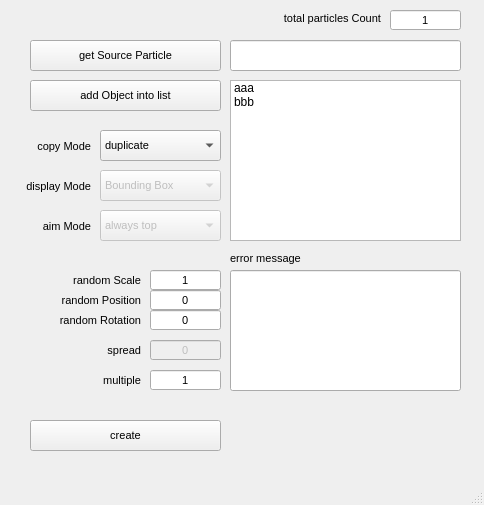
<?xml version="1.0" encoding="UTF-8"?>
<ui version="4.0">
 <class>MainWindow</class>
 <widget class="QMainWindow" name="MainWindow">
  <property name="geometry">
   <rect>
    <x>0</x>
    <y>0</y>
    <width>484</width>
    <height>505</height>
   </rect>
  </property>
  <property name="windowTitle">
   <string>MainWindow</string>
  </property>
  <widget class="QWidget" name="centralwidget">
   <widget class="QLineEdit" name="lineEdit_sourceParticle">
    <property name="geometry">
     <rect>
      <x>230</x>
      <y>40</y>
      <width>231</width>
      <height>31</height>
     </rect>
    </property>
   </widget>
   <widget class="QPushButton" name="pushButton_addObbject">
    <property name="geometry">
     <rect>
      <x>30</x>
      <y>80</y>
      <width>191</width>
      <height>31</height>
     </rect>
    </property>
    <property name="font">
     <font>
      <family>Arial</family>
      <pointsize>8</pointsize>
     </font>
    </property>
    <property name="text">
     <string>add Object into list</string>
    </property>
   </widget>
   <widget class="QListWidget" name="listWidget_objList">
    <property name="geometry">
     <rect>
      <x>230</x>
      <y>80</y>
      <width>231</width>
      <height>161</height>
     </rect>
    </property>
    <item>
     <property name="text">
      <string>aaa</string>
     </property>
    </item>
    <item>
     <property name="text">
      <string>bbb</string>
     </property>
    </item>
   </widget>
   <widget class="QPushButton" name="pushButton_getParticle">
    <property name="geometry">
     <rect>
      <x>30</x>
      <y>40</y>
      <width>191</width>
      <height>31</height>
     </rect>
    </property>
    <property name="font">
     <font>
      <family>Arial</family>
      <pointsize>8</pointsize>
     </font>
    </property>
    <property name="text">
     <string>get Source Particle</string>
    </property>
   </widget>
   <widget class="QLabel" name="label">
    <property name="geometry">
     <rect>
      <x>0</x>
      <y>272</y>
      <width>141</width>
      <height>16</height>
     </rect>
    </property>
    <property name="font">
     <font>
      <family>Arial</family>
      <pointsize>8</pointsize>
     </font>
    </property>
    <property name="text">
     <string>random Scale</string>
    </property>
    <property name="alignment">
     <set>Qt::AlignRight|Qt::AlignTrailing|Qt::AlignVCenter</set>
    </property>
   </widget>
   <widget class="QLineEdit" name="lineEdit_randomScale">
    <property name="geometry">
     <rect>
      <x>150</x>
      <y>270</y>
      <width>71</width>
      <height>20</height>
     </rect>
    </property>
    <property name="font">
     <font>
      <family>Arial</family>
      <pointsize>8</pointsize>
     </font>
    </property>
    <property name="text">
     <string>1</string>
    </property>
    <property name="alignment">
     <set>Qt::AlignCenter</set>
    </property>
   </widget>
   <widget class="QLineEdit" name="lineEdit_randomPosition">
    <property name="geometry">
     <rect>
      <x>150</x>
      <y>290</y>
      <width>71</width>
      <height>20</height>
     </rect>
    </property>
    <property name="font">
     <font>
      <family>Arial</family>
      <pointsize>8</pointsize>
     </font>
    </property>
    <property name="text">
     <string>0</string>
    </property>
    <property name="alignment">
     <set>Qt::AlignCenter</set>
    </property>
   </widget>
   <widget class="QLabel" name="label_2">
    <property name="geometry">
     <rect>
      <x>0</x>
      <y>292</y>
      <width>141</width>
      <height>16</height>
     </rect>
    </property>
    <property name="font">
     <font>
      <family>Arial</family>
      <pointsize>8</pointsize>
     </font>
    </property>
    <property name="text">
     <string>random Position</string>
    </property>
    <property name="alignment">
     <set>Qt::AlignRight|Qt::AlignTrailing|Qt::AlignVCenter</set>
    </property>
   </widget>
   <widget class="QLineEdit" name="lineEdit_Rotation">
    <property name="geometry">
     <rect>
      <x>150</x>
      <y>310</y>
      <width>71</width>
      <height>20</height>
     </rect>
    </property>
    <property name="font">
     <font>
      <family>Arial</family>
      <pointsize>8</pointsize>
     </font>
    </property>
    <property name="text">
     <string>0</string>
    </property>
    <property name="alignment">
     <set>Qt::AlignCenter</set>
    </property>
   </widget>
   <widget class="QLabel" name="label_3">
    <property name="geometry">
     <rect>
      <x>0</x>
      <y>312</y>
      <width>141</width>
      <height>16</height>
     </rect>
    </property>
    <property name="font">
     <font>
      <family>Arial</family>
      <pointsize>8</pointsize>
     </font>
    </property>
    <property name="text">
     <string>random Rotation</string>
    </property>
    <property name="alignment">
     <set>Qt::AlignRight|Qt::AlignTrailing|Qt::AlignVCenter</set>
    </property>
   </widget>
   <widget class="QLabel" name="label_4">
    <property name="geometry">
     <rect>
      <x>250</x>
      <y>10</y>
      <width>131</width>
      <height>16</height>
     </rect>
    </property>
    <property name="font">
     <font>
      <family>Arial</family>
      <pointsize>8</pointsize>
     </font>
    </property>
    <property name="text">
     <string>total particles Count</string>
    </property>
    <property name="alignment">
     <set>Qt::AlignRight|Qt::AlignTrailing|Qt::AlignVCenter</set>
    </property>
   </widget>
   <widget class="QLineEdit" name="lineEdit_particleCount">
    <property name="geometry">
     <rect>
      <x>390</x>
      <y>10</y>
      <width>71</width>
      <height>20</height>
     </rect>
    </property>
    <property name="font">
     <font>
      <family>Arial</family>
      <pointsize>8</pointsize>
     </font>
    </property>
    <property name="text">
     <string>1</string>
    </property>
    <property name="alignment">
     <set>Qt::AlignCenter</set>
    </property>
    <property name="readOnly">
     <bool>true</bool>
    </property>
   </widget>
   <widget class="QComboBox" name="comboBox_copyMode">
    <property name="geometry">
     <rect>
      <x>100</x>
      <y>130</y>
      <width>121</width>
      <height>31</height>
     </rect>
    </property>
    <property name="font">
     <font>
      <family>Arial</family>
      <pointsize>8</pointsize>
     </font>
    </property>
    <item>
     <property name="text">
      <string>duplicate</string>
     </property>
    </item>
    <item>
     <property name="text">
      <string>instance</string>
     </property>
    </item>
   </widget>
   <widget class="QLabel" name="label_copyMode">
    <property name="geometry">
     <rect>
      <x>-50</x>
      <y>138</y>
      <width>141</width>
      <height>16</height>
     </rect>
    </property>
    <property name="font">
     <font>
      <family>Arial</family>
      <pointsize>8</pointsize>
     </font>
    </property>
    <property name="text">
     <string>copy Mode</string>
    </property>
    <property name="alignment">
     <set>Qt::AlignRight|Qt::AlignTrailing|Qt::AlignVCenter</set>
    </property>
   </widget>
   <widget class="QComboBox" name="comboBox_displayMode">
    <property name="enabled">
     <bool>false</bool>
    </property>
    <property name="geometry">
     <rect>
      <x>100</x>
      <y>170</y>
      <width>121</width>
      <height>31</height>
     </rect>
    </property>
    <property name="font">
     <font>
      <family>Arial</family>
      <pointsize>8</pointsize>
     </font>
    </property>
    <item>
     <property name="text">
      <string>Bounding Box</string>
     </property>
    </item>
    <item>
     <property name="text">
      <string>shaded</string>
     </property>
    </item>
   </widget>
   <widget class="QLabel" name="label_copyMode_2">
    <property name="geometry">
     <rect>
      <x>-50</x>
      <y>178</y>
      <width>141</width>
      <height>16</height>
     </rect>
    </property>
    <property name="font">
     <font>
      <family>Arial</family>
      <pointsize>8</pointsize>
     </font>
    </property>
    <property name="text">
     <string>display Mode</string>
    </property>
    <property name="alignment">
     <set>Qt::AlignRight|Qt::AlignTrailing|Qt::AlignVCenter</set>
    </property>
   </widget>
   <widget class="QPushButton" name="pushButton_create">
    <property name="geometry">
     <rect>
      <x>30</x>
      <y>420</y>
      <width>191</width>
      <height>31</height>
     </rect>
    </property>
    <property name="font">
     <font>
      <family>Arial</family>
      <pointsize>8</pointsize>
     </font>
    </property>
    <property name="text">
     <string>create</string>
    </property>
   </widget>
   <widget class="QLabel" name="label_copyMode_3">
    <property name="geometry">
     <rect>
      <x>-50</x>
      <y>218</y>
      <width>141</width>
      <height>16</height>
     </rect>
    </property>
    <property name="font">
     <font>
      <family>Arial</family>
      <pointsize>8</pointsize>
     </font>
    </property>
    <property name="text">
     <string>aim Mode</string>
    </property>
    <property name="alignment">
     <set>Qt::AlignRight|Qt::AlignTrailing|Qt::AlignVCenter</set>
    </property>
   </widget>
   <widget class="QComboBox" name="comboBox_aimMode">
    <property name="enabled">
     <bool>false</bool>
    </property>
    <property name="geometry">
     <rect>
      <x>100</x>
      <y>210</y>
      <width>121</width>
      <height>31</height>
     </rect>
    </property>
    <property name="font">
     <font>
      <family>Arial</family>
      <pointsize>8</pointsize>
     </font>
    </property>
    <item>
     <property name="text">
      <string>always top</string>
     </property>
    </item>
    <item>
     <property name="text">
      <string>normal</string>
     </property>
    </item>
   </widget>
   <widget class="QLineEdit" name="lineEdit_errorMessage">
    <property name="geometry">
     <rect>
      <x>230</x>
      <y>270</y>
      <width>231</width>
      <height>121</height>
     </rect>
    </property>
    <property name="font">
     <font>
      <family>Arial</family>
      <pointsize>8</pointsize>
     </font>
    </property>
    <property name="alignment">
     <set>Qt::AlignLeading|Qt::AlignLeft|Qt::AlignTop</set>
    </property>
   </widget>
   <widget class="QLabel" name="label_5">
    <property name="geometry">
     <rect>
      <x>230</x>
      <y>250</y>
      <width>141</width>
      <height>16</height>
     </rect>
    </property>
    <property name="font">
     <font>
      <family>Arial</family>
      <pointsize>8</pointsize>
     </font>
    </property>
    <property name="text">
     <string>error message</string>
    </property>
    <property name="alignment">
     <set>Qt::AlignLeading|Qt::AlignLeft|Qt::AlignVCenter</set>
    </property>
   </widget>
   <widget class="QLabel" name="label_spread">
    <property name="geometry">
     <rect>
      <x>0</x>
      <y>342</y>
      <width>141</width>
      <height>16</height>
     </rect>
    </property>
    <property name="font">
     <font>
      <family>Arial</family>
      <pointsize>8</pointsize>
     </font>
    </property>
    <property name="text">
     <string>spread</string>
    </property>
    <property name="alignment">
     <set>Qt::AlignRight|Qt::AlignTrailing|Qt::AlignVCenter</set>
    </property>
   </widget>
   <widget class="QLineEdit" name="lineEdit_spread">
    <property name="enabled">
     <bool>false</bool>
    </property>
    <property name="geometry">
     <rect>
      <x>150</x>
      <y>340</y>
      <width>71</width>
      <height>20</height>
     </rect>
    </property>
    <property name="font">
     <font>
      <family>Arial</family>
      <pointsize>8</pointsize>
     </font>
    </property>
    <property name="text">
     <string>0</string>
    </property>
    <property name="alignment">
     <set>Qt::AlignCenter</set>
    </property>
   </widget>
   <widget class="QLabel" name="label_multiple">
    <property name="geometry">
     <rect>
      <x>0</x>
      <y>372</y>
      <width>141</width>
      <height>16</height>
     </rect>
    </property>
    <property name="font">
     <font>
      <family>Arial</family>
      <pointsize>8</pointsize>
     </font>
    </property>
    <property name="text">
     <string>multiple</string>
    </property>
    <property name="alignment">
     <set>Qt::AlignRight|Qt::AlignTrailing|Qt::AlignVCenter</set>
    </property>
   </widget>
   <widget class="QLineEdit" name="lineEdit_multiple">
    <property name="geometry">
     <rect>
      <x>150</x>
      <y>370</y>
      <width>71</width>
      <height>20</height>
     </rect>
    </property>
    <property name="font">
     <font>
      <family>Arial</family>
      <pointsize>8</pointsize>
     </font>
    </property>
    <property name="text">
     <string>1</string>
    </property>
    <property name="alignment">
     <set>Qt::AlignCenter</set>
    </property>
   </widget>
  </widget>
  <widget class="QStatusBar" name="statusbar"/>
 </widget>
 <resources/>
 <connections/>
</ui>
